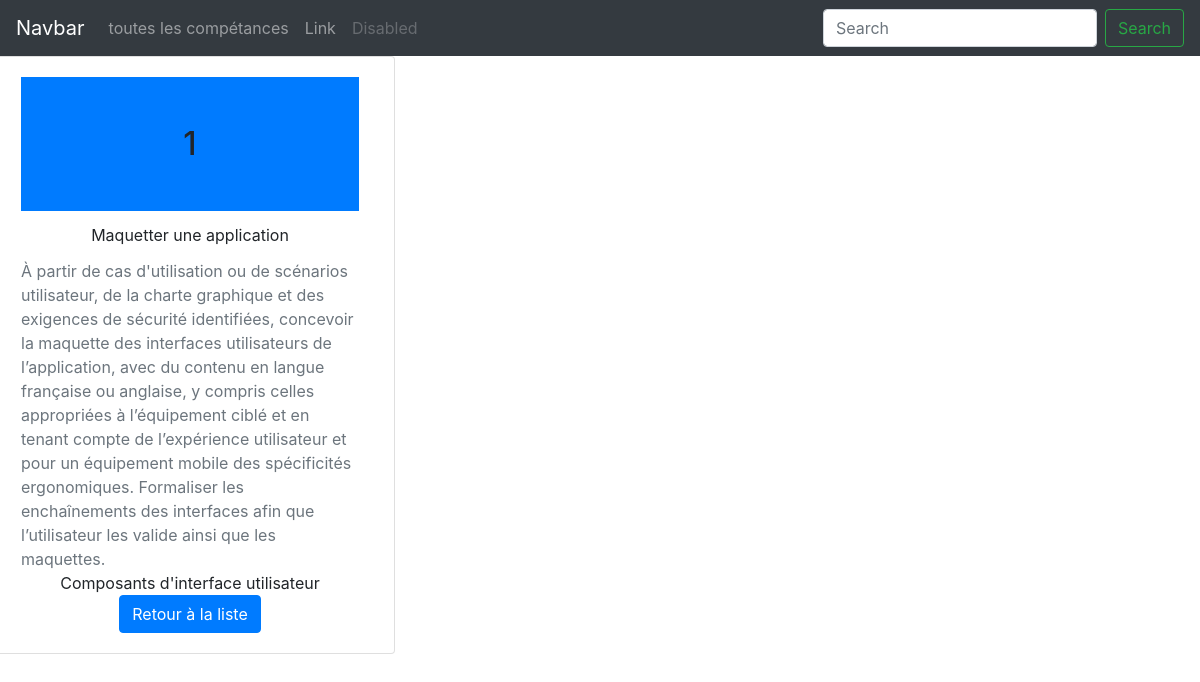
/php_connexion/index.php?loc=one&id=1, run on the app's committed database.
### tables this page shows
CREATE TABLE `competences_professionnelles` (
  `id` int(11) NOT NULL,
  `nom` varchar(45) NOT NULL,
  `description_courte` text NOT NULL,
  `description_long` text,
  `id_type` int(11) NOT NULL
);

### php_connexion/index.php (called while the page is built, shortened)
<?php
include('connexion/M_all.php');
$model = new M_all();
$id = filter_input(INPUT_GET, "id");
$oneComp = $model->readOne($id);
include('view/template.php');

### php_connexion/connexion/M_all.php (called while the page is built, shortened)
<?php
class M_all extends Connexion
{
    public function readOne($id)
    {
        try {
            $pdo = $this->getConnexion();
            $query = $pdo->prepare("SELECT competences_professionnelles.id,competences_professionnelles.nom,
                                           competences_professionnelles.description_courte,competences_professionnelles.description_long,
                                           activités_types.descrip_courte
                                     FROM `competences_professionnelles`
                                     JOIN activités_types ON competences_professionnelles.id_type = activités_types.id
                                     WHERE competences_professionnelles.id = :id");
            $query->bindParam(":id", $id);
            $query->execute();
            return $query->fetchObject();
        } catch (PDOException $e) {
            echo $e->getMessage();
        }
    }
}

### php_connexion/view/v_one.php (the view)
<div class="row">
    <?php if (isset($oneComp)) :?>
        <div class="card col-4 d-flex justify-content-center align-items-center">
            <div class="card-body  d-flex flex-column justify-items-center align-items-center">
                <h2 class="card-title bg-primary w-100 text-center p-5"><?= htmlentities($oneComp->id) ?></h2>
                <li class="card-title"><?= htmlentities($oneComp->description_courte) ?></li>
                <li class="card-text text-secondary"><?= htmlentities($oneComp->description_long) ?></li>
                <li class="card-text"><?= htmlentities($oneComp->descrip_courte) ?></li>
                <a href="index.php?loc=all" class="btn btn-primary">Retour à la liste</a>
            </div>
        </div>
    <?php endif; ?>
</div>

### php_connexion/view/template.php (style rules this page uses)
li { list-style: none; }
a:link { text-transform: none; }

### data on the page
competences_professionnelles: id "1", description_courte "Maquetter une application", description_long "À partir de cas d'utilisation ou de scénarios utilisateur, de la charte graphique et des exigences de sécurité identifiées, concevoir la maquette des interfaces utilisateurs de l’application, avec du contenu en langue française ou anglaise, y compris celles appropriées à l’équipement ciblé et en tenant compte de l’expérience utilisateur et pour un équipement mobile des spécificités ergonomiques. Formaliser les enchaînements des interfaces afin que l’utilisateur les valide ainsi que les maquettes.", id_type.descrip_courte "Composants d'interface utilisateur"
